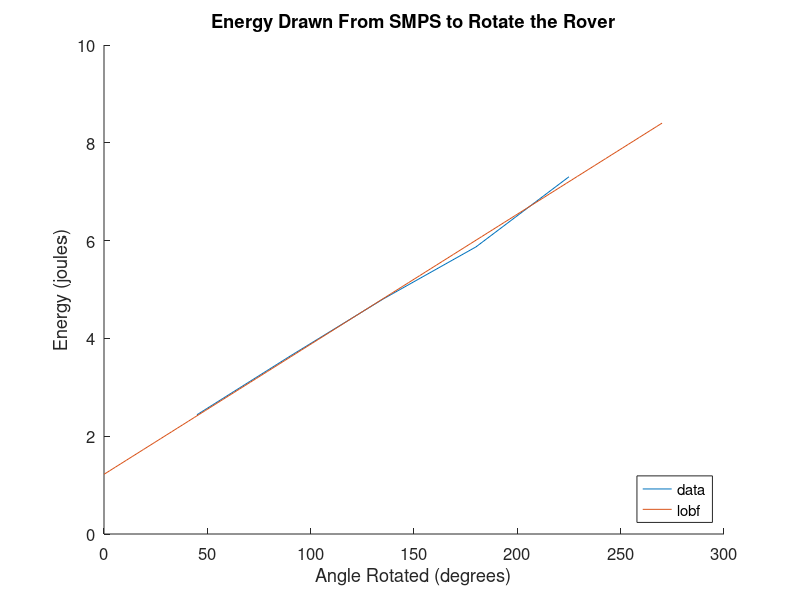

This figure's MATLAB source:
clear
close all
clc

%e = [3.0552, 4.4828, 5.0249, 6.0583, 7.3645, 8.5834, 9.3343];
%d = [100, 200, 300, 400, 500, 600, 700];
e = [2.4387 3.6368 4.8039 5.8716 7.3060];
d = [45 90 135 180 225];

coef = polyfit(d, e, 1); % lobf to data, will reveal constant cost of move command and cost per mm
%x1 = linspace(0, 1000);
x1 = linspace(0, 270);
y1 = polyval(coef, x1);

figure
hold on
set(gca, 'fontsize', 12)
plot(d, e);
ylim([0 10])
plot(x1, y1);
%title("Energy Drawn From SMPS to Move the Rover");
%xlabel("Distance Traveled (mm)")
title("Energy Drawn From SMPS to Rotate the Rover");
xlabel("Angle Rotated (degrees)");
ylabel("Energy (joules)")
legend("data", "lobf", "location", "southeast")
hold off